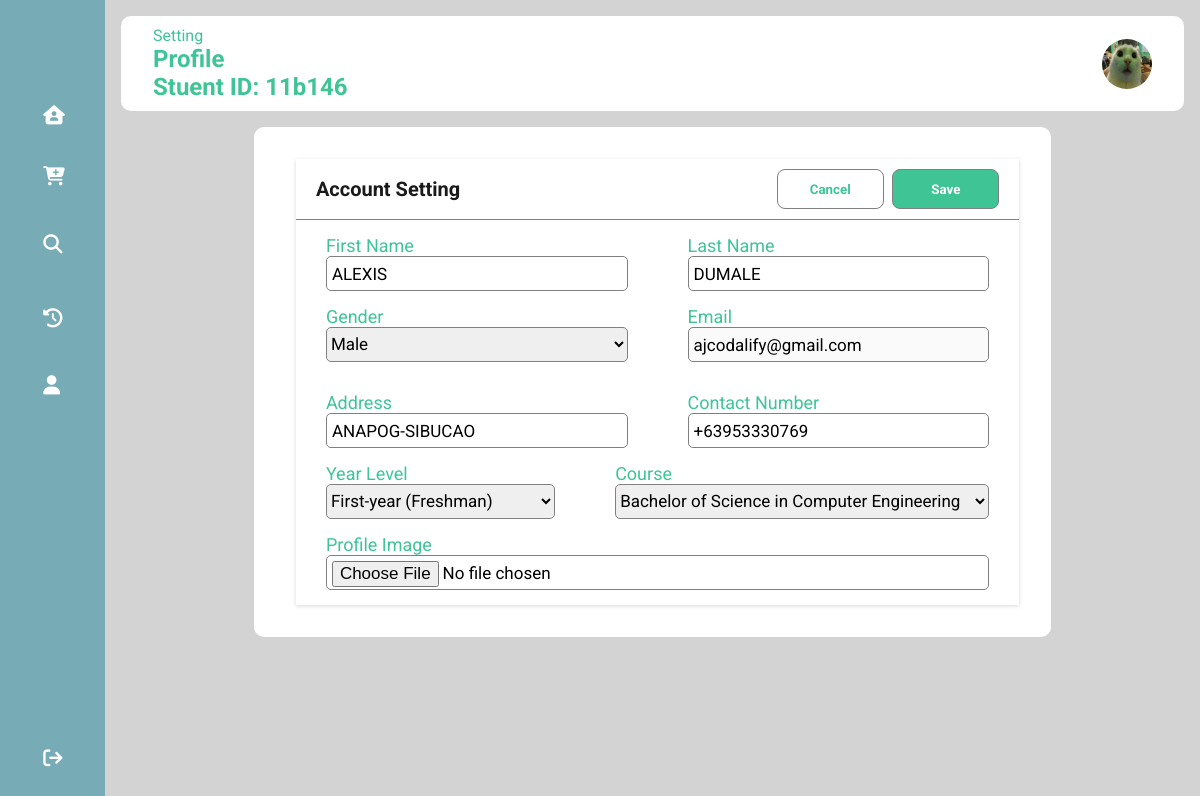
Page /user/profile.php (signed in) on the earlier database version.
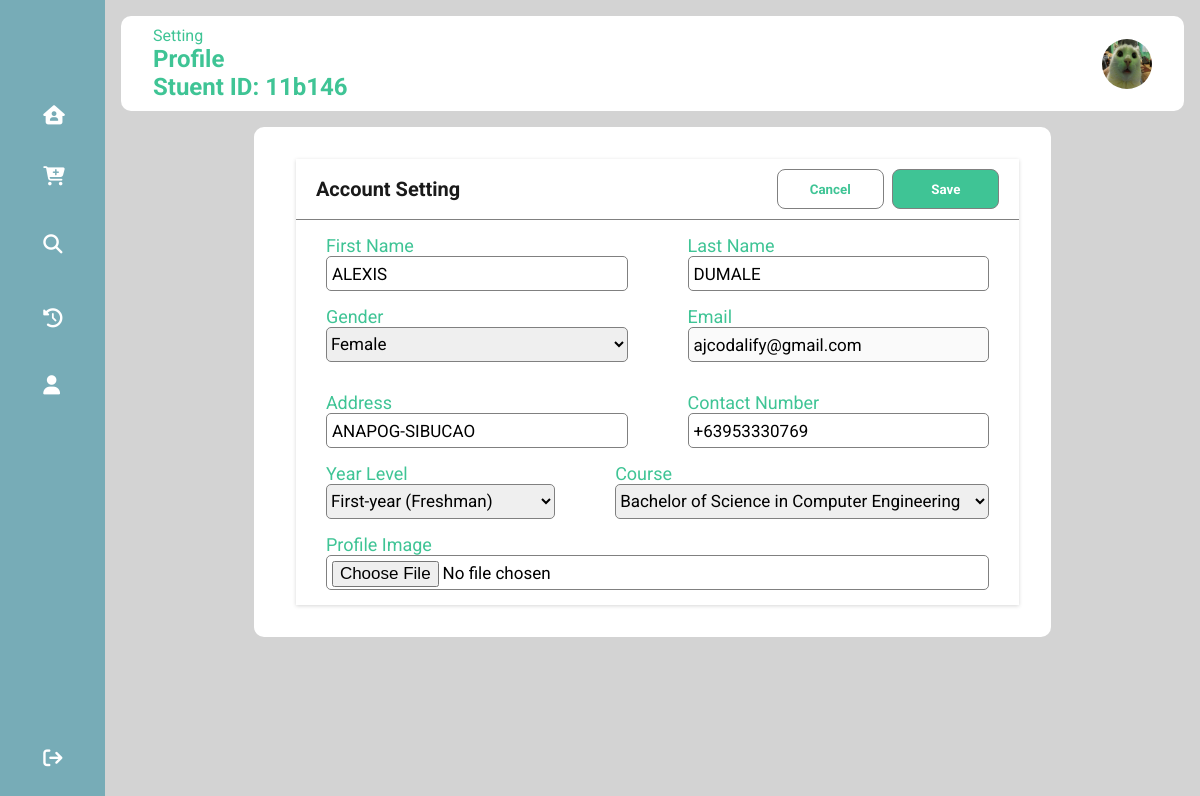
Same page on the later database version.
### tables this page shows
CREATE TABLE `users` (
  `id` int(11) NOT NULL,
  `student_id` varchar(25) NOT NULL,
  `firstname` varchar(50) NOT NULL,
  `lastname` varchar(25) NOT NULL,
  `gender` varchar(10) NOT NULL,
  `email_address` varchar(50) NOT NULL,
  `password` varchar(255) NOT NULL,
  `contact_no` varchar(12) NOT NULL,
  `address` varchar(255) NOT NULL,
  `course` varchar(255) NOT NULL,
  `academic_year` varchar(255) NOT NULL,
  `access_level` varchar(25) NOT NULL,
  `image_profile` varchar(255) NOT NULL,
  `created` timestamp NOT NULL DEFAULT current_timestamp(),
  `modified` datetime NOT NULL DEFAULT current_timestamp()
);

### object/user.php (called while the page is built, shortened)
<?php
class User {
	private $conn;
	private $table_name = "users";
	public $id;
	public function __construct($db) {
		$this->conn = $db;
	}
	function readOne(){
		$query = "SELECT
					firstname,
					lastname,
					student_id,
					image_profile,
					gender,
					email_address,
					contact_no,
					address,
					course,
					academic_year
				FROM
					" . $this->table_name . "
				WHERE
					id = ?
				LIMIT 0,1";
		$stmt = $this->conn->prepare($query);
		$stmt->bindParam(1, $this->id);
		$stmt->execute();
		$row = $stmt->fetch(PDO::FETCH_ASSOC);
		$this->firstname = $row['firstname'];
		$this->lastname =  $row['lastname'];
		$this->student_id =  $row['student_id'];
		$this->gender =  $row['gender'];
		$this->email_address =  $row['email_address'];
		$this->contact_no =  $row['contact_no'];
		$this->address =  $row['address'];
		$this->course =  $row['course'];
		$this->academic_year = $row['academic_year'];
		$this->image_profile=$row['image_profile'];
	}
}
?>

### object/academic_year.php (called while the page is built, shortened)
<?php
class Academic_year{
    private $conn;
    private $table_name = "academic_year";
    public function __construct($db){
        $this->conn = $db;
    }
    function read(){
        $query = "SELECT
                    id, academic_year
                FROM
                    " . $this->table_name . "
                ORDER BY
                    id";
        $stmt = $this->conn->prepare($query);
        $stmt->execute();
        return $stmt;
    }
}
?>

### object/course.php (called while the page is built, shortened)
<?php
class Course{
    private $conn;
    private $table_name = "courses";
    public function __construct($db){
        $this->conn = $db;
    }
    function read(){
        $query = "SELECT
                    id, name
                FROM
                    " . $this->table_name . "
                ORDER BY
                    name";
        $stmt = $this->conn->prepare($query);
        $stmt->execute();
        return $stmt;
    }
}
?>

### user/profile.php (the view, shortened to what this page needs)
<?php
include_once '../object/course.php';
include_once '../object/academic_year.php';
include_once '../object/user.php';
$database = new Database();
$db = $database->getConnection();
$user = new User($db);
$course = new Course($db);
$academic_year = new Academic_year($db);
$user_id = $_SESSION['user_id'];
$user->id = $user_id;
$user->readOne();
$page_title = "Profile";
include_once 'sidebar.php';
include_once 'layout_head.php';
?>
<div class="panel_container" id="profile-container">
    <div class="panel_wrapper">
        <form class="account" action="<?php echo htmlspecialchars($_SERVER["PHP_SELF"]); ?>" method="POST" enctype="multipart/form-data">
            <div class="account_header">
                <h1 class="account_title">Account Setting</h1>
                <div class="btn_container">
                    <button class="btn_cancel">Cancel</button>
                    <button class="btn_save">Save</button>
                </div>
            </div>
            <div class="account_edit">
                <div class="input_container">
                    <label>First Name</label>
                    <input type="text" placeholder="Firstname" name="firstname" value="<?php echo $user->firstname;?>">
                </div>
                <div class="input_container">
                    <label>Last Name</label>
                    <input type="text" name="lastname" placeholder="Lastname" value="<?php echo $user->lastname;?>">
                </div>
            </div>
            <div class="account_edit">
                <div class="input_container">
                        <label disabled name="gender">Gender</label>
                        <select name="gender">
                            <optgroup label="Gender">
                                <option value="male" <?php if($user->gender === 'male') echo 'selected'; ?>>Male</option>
                                <option value="female" <?php if($user->gender === 'female') echo 'selected'; ?>>Female</option>
                            </optgroup>
                        </select>
                    </div>
                <div class="input_container">
                    <label>Email</label>
                    <input type="text" name="email_address" placeholder="Email" value="<?php echo $user->email_address;?>" required disabled>
                </div>
            </div>
            <div class="account_edit">
                <div class="input_container">
                    <label>Address</label>
                    <input type="text" name="address" placeholder="Address" value="<?php echo $user->address;?>" required>
                </div>
                <div class="input_container">
                    <label>Contact Number</label>
                    <input type="text" name="contact_no" placeholder="+639" value="<?php echo $user->contact_no;?>" required>
                </div>
            </div>
            <div class="account_edit">
                <div class="input_container">
                    <label>Year Level</label>
                    <?php
                        $stmt = $academic_year->read();
                        echo "<select name='academic_year'>";
                        while ($row_academic = $stmt->fetch(PDO::FETCH_ASSOC)) {
                            $academic_id = $row_academic['id'];
                            $academic_year_name = $row_academic['academic_year'];
                            if ($user->academic_year==$academic_id) {
                                echo "<option value='$academic_id' selected>";
                            }else{
                                echo "<option value='$academic_id'>";
                            }
                            echo "$academic_year_name</option>";
                        }
                        echo "</select>";
                    ?>
                </div>
                <div class="input_container">
                    <label>Course</label>
                    <?php
                    $stmt = $course->read();
                    echo "<select name='course'>";
                    while ($row_course = $stmt->fetch(PDO::FETCH_ASSOC)) {
                        $course_id = $row_course['id'];
                        $course_name = $row_course['name'];
                        if ($user->course==$course_id) {
                            echo "<option value='$course_id' selected>";
                        }else{
                            echo "<option value='$course_id'>";
                        }
                        echo "$course_name</option>";
                    }
                    echo "</select>";
                    ?>
                </div>
            </div>
            <div class="account_edit">
            <div class="input_container">
                    <label>Profile Image</label>
                    <input type="file" name="image" value="<?php echo $user->image_profile;?>">
                </div>
            </div>
        </form>
    </div>
</div>
<?php include_once 'layout_foot.php'; ?>

### user/sidebar.php (shortened to what this page needs)
<div class="sidebar">
      <div class="logo"></div>
      <ul class="menu">
          <li class="dash">
              <a href="index.php">
                  <i class="fa-solid fa-house-user"></i>
              </a>
          </li>
          <li class='items'>
              <a href="order.php">
                  <i class="fa-solid fa-cart-plus"></i>
              </a>
          </li>
          <li class='items'>
             <a href="tracking.php">
                  <i class="fa-solid fa-magnifying-glass"></i>
              </a>
          </li>
          <li class='items'>
              <a href="order_history.php">
                  <i class="fa-solid fa-clock-rotate-left"></i>
              </a>
          </li>
          <li class='items'>
              <a href="profile.php">
                  <i class="fa-solid fa-user"></i>
              </a>
          </li>
          <li class="logout">
              <a href="../logout.php">
                  <i class="fa-solid fa-arrow-right-from-bracket"></i>
              </a>
          </li>
      </ul>
  </div>

### user/layout_head.php (shortened to what this page needs)
<!DOCTYPE html>
<html>
<head>
    <link rel="stylesheet" href="https://cdnjs.cloudflare.com/ajax/libs/font-awesome/6.5.2/css/all.min.css"/>
    <link rel="stylesheet" href="../libs/css/user-style.css">
</head>
<body>
<?php
if ($page_title =="Profile") {
    echo "<div class='main_content'>";
        echo "<div class='header_wrapper'>";
            echo "<div class='header_title'>";
                echo "<span>Setting</span>";
                echo "<h2>{$page_title}</h2>";
                echo "<h2>Stuent ID: {$user->student_id}</h2>";
            echo "</div>";
        echo "<div class='user_info'>";
                echo isset($user->image_profile) ? "<img src='uploads/{$_SESSION['user_id']}/{$user->image_profile}' alt='User Image'>" : "No image found. </br>";
            echo "</div>";
        echo "</div>";
}
?>

### user/layout_foot.php (shortened to what this page needs)
</body>
</html>

### libs/css/user-style.css (style rules this page uses)
* { margin: 0; padding: 0; border: none; outline: none; box-sizing: border-box; font-family: Roboto; }
body { display: flex; }
.sidebar { position: sticky; top: 0; left: 0; bottom: 0; width: 110px; height: 100vh; padding: 0 1.7rem; color: white; overflow: hidden; transition: all 0.5s linear; background: #77acb7; }
.logo { height: 80px; padding: 16px; }
.menu { height: 88%; position: relative; list-style: none; padding: 0; }
.menu li { padding: 1rem; margin: 10px 0; border-radius: 8px; transition: all 0.5s ease-in-out; }
.menu a { color: white; font-size: 14px; text-decoration: none; display: flex; align-items: center; gap: 1.5rem; }
.menu a i { font-size: 1.2rem; }
.logout { position: absolute; bottom: 0; left: 0; width: 100%; }
.main_content { position: relative; background: lightgray; width: 100%; padding: 1rem; }
.header_wrapper img { width: 50px; height: 50px; cursor: pointer; border-radius: 100%; }
.header_wrapper { display: flex; justify-content: space-between; align-items: center; flex-wrap: wrap; background: white; border-radius: 10px; padding: 10px 2rem; margin-bottom: 1rem; }
.header_title { color: #3fc495; }
.user_info { display: flex; align-items: center; gap: 1rem; }
.panel_container { background: white; padding: 2rem; border-radius: 10px; margin: auto; }
#profile-container { background: white; padding: 2rem; border-radius: 10px; width: 75%; margin: auto; }
.panel_wrapper { display: flex; flex-wrap: wrap; gap: 1rem; }
.account { flex: 2; width: 50%; margin-left: 10px; background-color: white; box-shadow: rgba(0, 0, 0, 0.16) 0px 1px 4px; height: auto; }
.account_header { display: flex; justify-content: space-between; align-items: center; padding: 10px; border-bottom: 1px solid gray; }
.account_title { font-size: 20px; color: #1a1a1a; font-weight: bold; margin-left: 10px; }
.btn_container { margin-right: 5px; }
.btn_cancel { width: 8em; height: 3em; cursor: pointer; border: 1px solid gray; border-radius: 0.5rem; color: #3fc495; font-weight: bold; margin-right: 5px; background-color: white; box-shadow: rgba(0, 0, 0, 0.1); transition-duration: 0.3s; }
.btn_save { width: 8em; height: 3em; cursor: pointer; border: 1px solid gray; border-radius: 0.5rem; color: white; font-weight: bold; margin-right: 5px; background-color: #3fc495; box-shadow: rgba(0, 0, 0, 0.1); transition-duration: 0.3s; }
.account_edit { display: flex; justify-content: space-between; margin: 15px 0; }
.input_container { width: 100%; display: flex; flex-direction: column; margin: 0 30px;; }
.input_container label { color: #3fc495; font-size: 18px; }
.input_container input { height: 35px; border: 1.5px solid gray; border-radius: 5px; color: black; font-size: 17px; padding: 5px; }
.input_container select { height: 35px; border: 1.5px solid gray; border-radius: 5px; color: black; font-size: 17px; }

Differences in the rows shown:
changed users "ALEXIS": gender "Male" → "Female"
